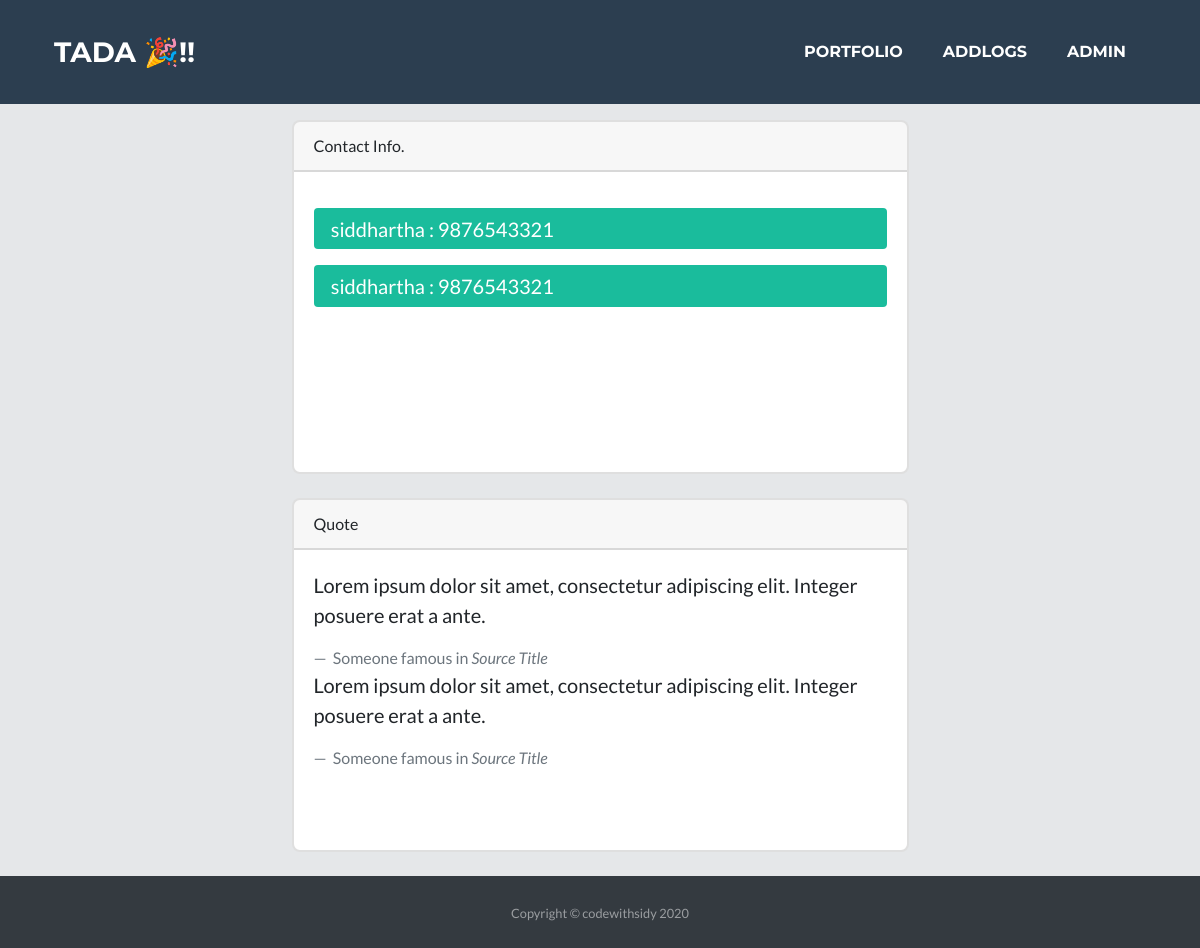
/admin, run on an earlier commit of the app's database.
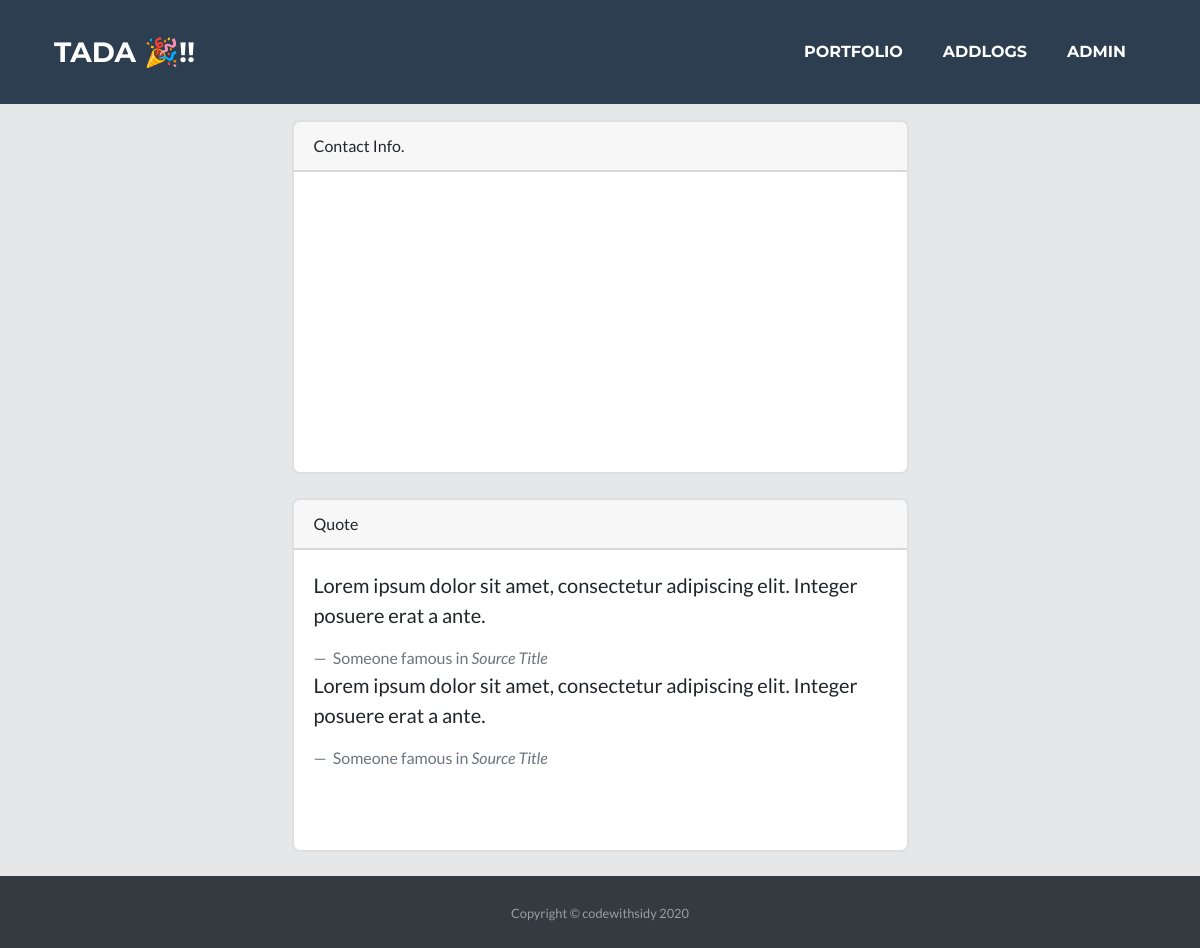
And on a later commit of the database.
### app.py (models this page shows)
class Contact(db.Model):
    contact_id = db.Column(db.Integer, primary_key=True)
    name  = db.Column(db.String(50))
    email = db.Column(db.String(50))
    phone = db.Column(db.String(50))
    msg = db.Column(db.String(5000))

### app.py (the view)
@app.route('/admin',methods=['GET'])
def getcontact():
    data = Contact.query.all()
    return render_template('admin/admin.html',data=data)

### templates/admin/admin.html (shortened to what this page needs)
<!DOCTYPE html>
<html lang="en">
  <head>
    <link
      href="{{url_for('static',filename='css/styles.css')}}"
      rel="stylesheet"
    />
  </head>
  <body class="d-flex flex-column">
    <header class="bg-primary text-center py-2 mb-2">
      <nav class="navbar navbar-expand-lg bg-secondary text-uppercase fixed-top" id="mainNav">
        <div class="container">
            <a class="navbar-brand js-scroll-trigger" href="#page-top">Tada 🎉!!</a>
            <div class="collapse navbar-collapse" id="navbarResponsive">
                <ul class="navbar-nav ml-auto">
                    <li class="nav-item mx-0 mx-lg-1"><a class="nav-link py-3 px-0 px-lg-3 rounded js-scroll-trigger" href="{{url_for('index')}}">Portfolio</a></li>
                    <li class="nav-item mx-0 mx-lg-1"><a class="nav-link py-3 px-0 px-lg-3 rounded js-scroll-trigger" href="{{url_for('addlogs')}}">AddLogs</a></li>
                    <li class="nav-item mx-0 mx-lg-1"><a class="nav-link py-3 px-0 px-lg-3 rounded js-scroll-trigger" href="{{url_for('getcontact')}}">Admin</a></li>
                </ul>
            </div>
        </div>
    </nav>
    </header>
    <div id="page-content">
      <div class="container ">
        <div class="row justify-content-center">
          <div class="col-md-7">
            <br />
            <div class="card">
              <div class="card-header">
                Contact Info.
              </div>
              <div class="card-body stuck">
                {% for i in data %}
                <blockquote class="blockquote mb-0">
                  <p>
                    <div class="btn-primary formButtonfront " data-toggle="collapse" href="#{{i.name}}{{i.contact_id}}" role="button" aria-expanded="false" aria-controls="collapseExample" style="border-radius: 4px;padding:1%;">
                        &nbsp; &nbsp;{{i.name}} : {{i.phone}}
                      </div>
                  </p>
                </blockquote>
                {% endfor %}
              </div>
            </div>
            <br />
            <div class="card">
              <div class="card-header">
                Quote
              </div>
              <div class="card-body stuck">
                <blockquote class="blockquote mb-0">
                  <p>
                    Lorem ipsum dolor sit amet, consectetur adipiscing elit.
                    Integer posuere erat a ante.
                  </p>
                  <footer class="blockquote-footer">
                    Someone famous in
                    <cite title="Source Title">Source Title</cite>
                  </footer>
                </blockquote>
                <blockquote class="blockquote mb-0">
                  <p>
                    Lorem ipsum dolor sit amet, consectetur adipiscing elit.
                    Integer posuere erat a ante.
                  </p>
                  <footer class="blockquote-footer">
                    Someone famous in
                    <cite title="Source Title">Source Title</cite>
                  </footer>
                </blockquote>
              </div>
            </div>
            <br />
          </div>
        </div>
      </div>
    </div>
    <footer id="sticky-footer" class="py-4 bg-dark text-white-50">
      <div class="container text-center">
        <small>Copyright &copy; codewithsidy 2020</small>
      </div>
    </footer>
  </body>
</html>

### templates/admin/admin.html (style rules this page uses)
html, body { height: 100%; }
#page-content { flex: 1 0 auto; margin-top: 6%; }
#sticky-footer { flex-shrink: none; }
body { background: #E5E7E9 ; background: linear-gradient(to right, #E5E7E9 , #E5E7E9 ); }
.stuck { bottom: 10px; height: 300px; overflow-y: scroll; }

What changed in the data, as far as the page shows it:
removed Contact: name "siddhartha", phone "9876543321"
removed Contact: name "siddhartha", phone "9876543321"
